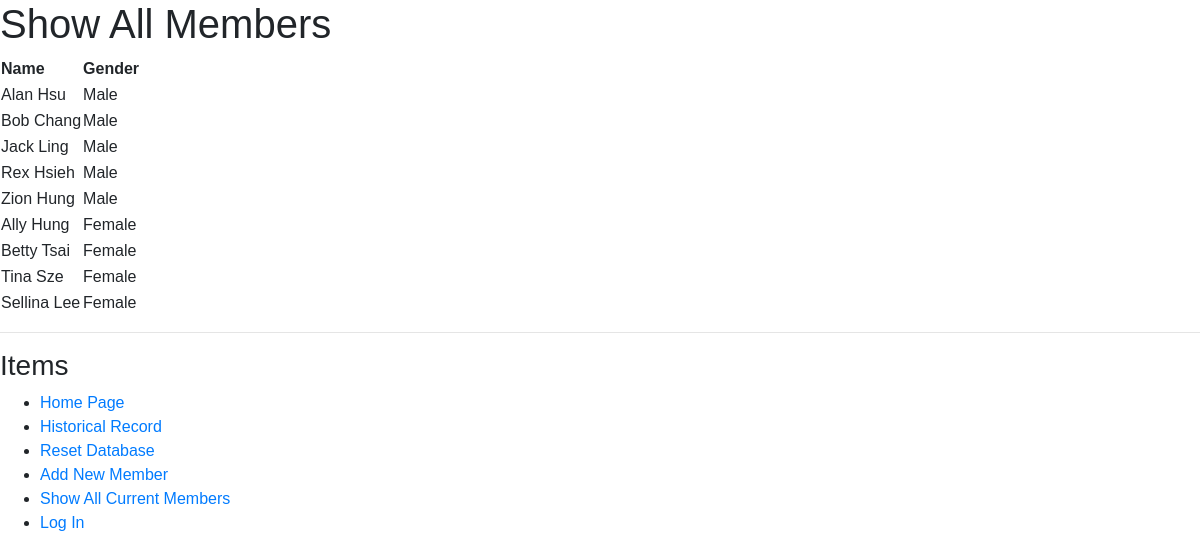
The app's page /showmember with its own data.
### tables this page shows
CREATE TABLE members (
    id INTEGER PRIMARY KEY ASC AUTOINCREMENT,
    name TEXT NOT NULL,
    gender TEXT
);

### main.py (the view)
@app.route('/showmember')
def showmember():
    db = get_db()
    c = db.execute(
        'SELECT m.name, m.gender '
        'FROM members as m '
        'ORDER BY m.gender DESC '
    ).fetchall()
    members = []
    for row in c:
        members.append({
            'name':row[0],
            'gender':row[1],
        })
    return render_template(
        'showmember.html',
        members = members
    )

### main.py (called while the page is built)
@login_manager.request_loader
def request_loader(request):
    login_name = request.form.get('user_id')
    if login_name not in users:
        return
    user = User()
    user.id = login_name
    user.is_authenticated = request.form['password'] == users[login_name]['password']
    return user

def get_db():
    db = getattr(g,'_database',None)
    if db is None:
        db = g._database = sqlite3.connect(SQLITE_DB_PATH)
        db.execute("PRAGMA foreign_keys = ON")
    return db

@app.teardown_appcontext
def close_connection(exception):
    db = getattr(g,'_database',None)
    if db is not None:
        db.close()

### templates/showmember.html (shortened to what this page needs)
{% extends "base.html" %}
{% block content %}
<h1>Show All Members</h1>
<table>
    <thead>
      <tr>
        <th>Name</th>
        <th>Gender</th>
      </tr>
    </thead>
    <tbody>
      {% for m in members %}
      <tr>
        <td>{{ m.name }}</td>
        <td>{{ m.gender }}</td>
      </tr>
      {% endfor %}
    </tbody>
  </table>
{% endblock content %}

### templates/base.html (shortened to what this page needs)
<!DOCTYPE html>
<html>
    <head>
    	<link rel="stylesheet" href="{{url_for('static',filename='css/custom.css') }}">
    	<link rel="stylesheet" href="{{url_for('static', filename='css/bootstrap.min.css') }}">
    </head>
    <body>
        {% block content %}{% endblock content %}
        <hr>
        <h3>Items</h3>
        <ul>
            <li><a href="/">Home Page</a></li>
            <li><a href="/history">Historical Record</a></li>
            <li><a href="/reset">Reset Database</a></li>
            <li><a href="/addmember">Add New Member</a></li>
            <li><a href="/showmember">Show All Current Members</a></li>
	    {% if current_user.is_authenticated %}
	        <li><a href="/logout">Log Out</a></li>
	    {% else %}
	        <li><a href="/login">Log In</a></li>
	    {% endif %}
    </body>
</html>

### templates/base.html (style rules this page uses)
body { font-family: 'Noto Sans TC', sans-serif; }

### records on screen
members: name "Alan Hsu", gender "Male"
members: name "Bob Chang", gender "Male"
members: name "Jack Ling", gender "Male"
members: name "Rex Hsieh", gender "Male"
members: name "Zion Hung", gender "Male"
members: name "Ally Hung", gender "Female"
members: name "Betty Tsai", gender "Female"
members: name "Tina Sze", gender "Female"
members: name "Sellina Lee", gender "Female"
